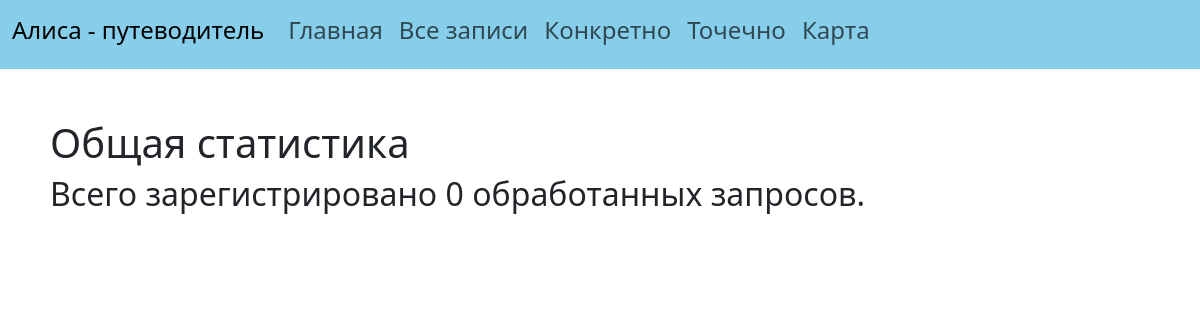
Page /general_statistics on the earlier database version.
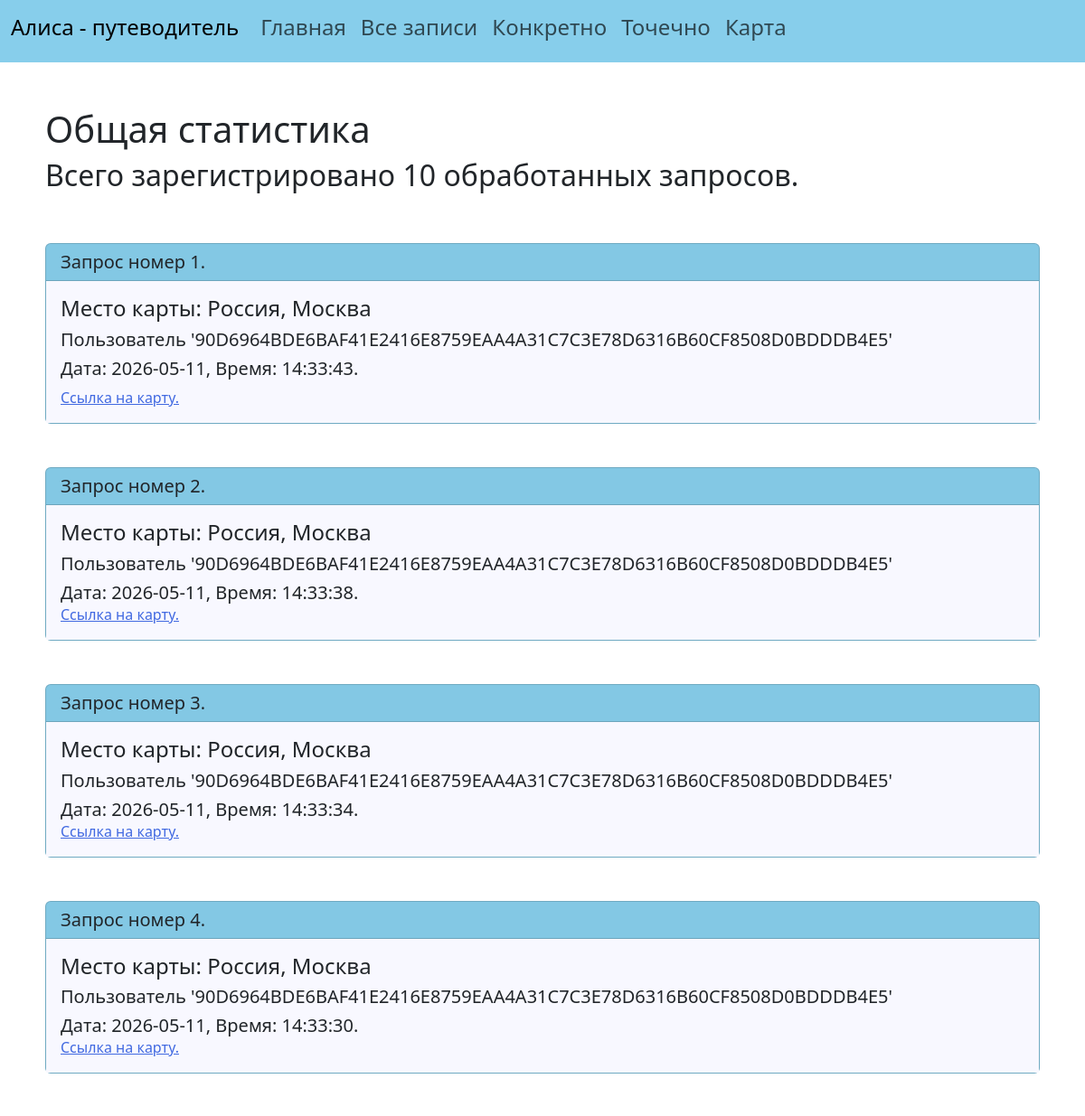
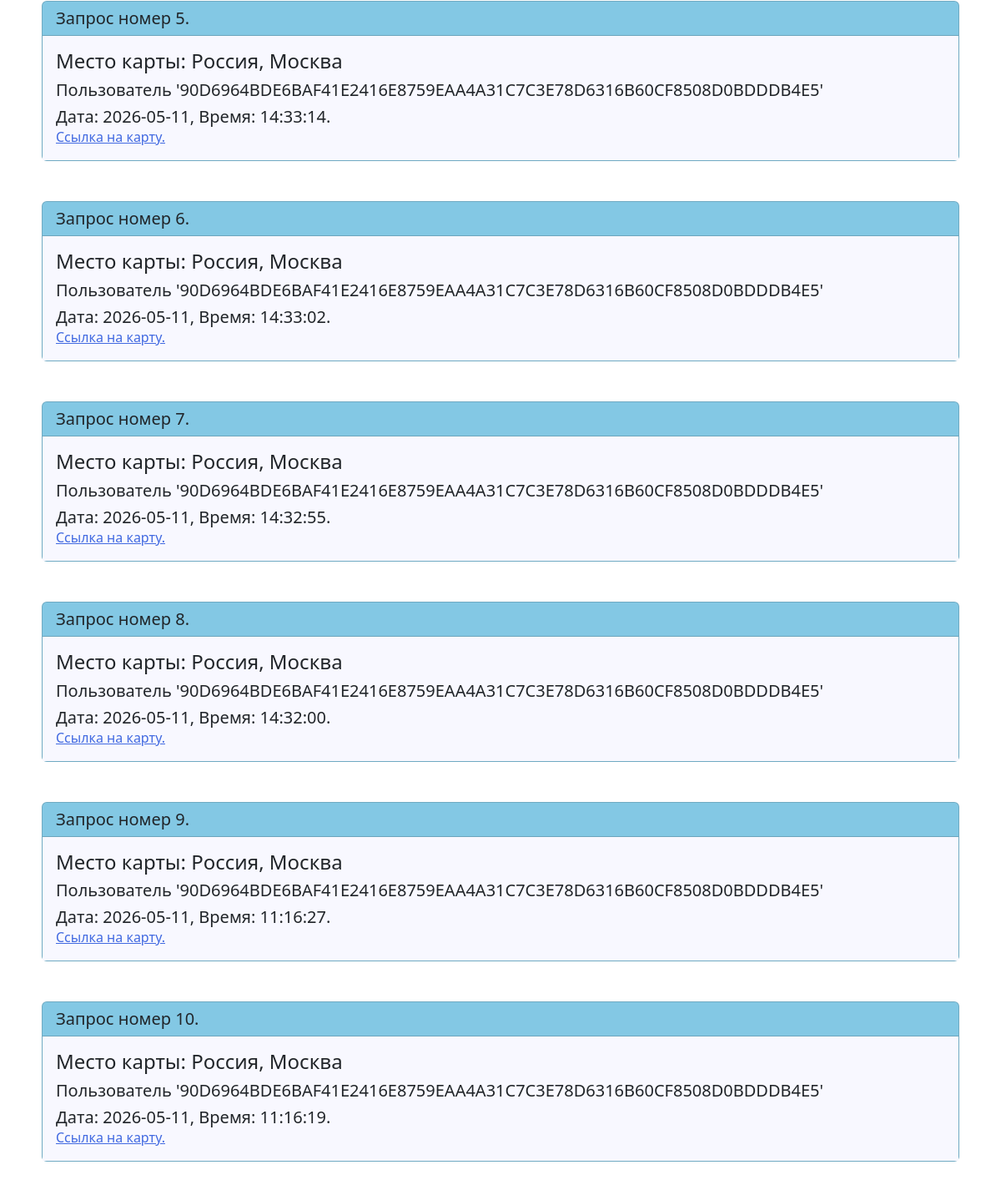
Same page on the later database version (2 pictures, top to bottom).
### data/statistics.py (models this page shows)
class Statistics(SqlAlchemyBase):
    __tablename__ = 'statistics'
    id = sqlalchemy.Column(sqlalchemy.Integer, primary_key=True, autoincrement=True)
    user_id = sqlalchemy.Column(sqlalchemy.String, nullable=True)
    url = sqlalchemy.Column(sqlalchemy.String, nullable=False)
    picture_id = sqlalchemy.Column(sqlalchemy.String, nullable=False)
    full_name_place = sqlalchemy.Column(sqlalchemy.String, nullable=False)
    created_date = sqlalchemy.Column(sqlalchemy.DateTime, default=datetime.datetime.now)

### main.py (the view)
@app.route('/general_statistics')
def general_statistics():
    db_sess = db_session.create_session()
    requests = db_sess.query(Statistics).all()
    transform_list = list(map(lambda x: [x.full_name_place, x.user_id,
                                         x.created_date.strftime("Дата: %Y-%m-%d, Время: %H:%M:%S"), x.url], requests))[
        ::-1]
    return render_template('general_statistics.html',
                           number=len(transform_list), requests=transform_list)

### data/db_session.py (called while the page is built)
def create_session() -> Session:
    global __factory
    return __factory()

### templates/general_statistics.html
{% extends "base.html" %}
{% set title = 'Общая Статистика' %}
{% block content %}
    <h1>Общая статистика</h1>
    <h2>Всего зарегистрировано {{number}} обработанных запросов.</h2>
    <br>
    <br>
    {% for line in requests %}
        <div class="card" style="background-color: skyblue">
            <h5 class="card-header">Запрос номер {{loop.index}}.</h5>
            <div class="card-body" style="background-color: ghostwhite">
                <h4 class="card-title">Место карты: {{line[0]}}</h4>
                <h5 class="card-text">Пользователь '{{line[1]}}'</h5>
                <h5 class="card-text">{{line[2]}}.</h5>
                <a target="_blank" href={{line[3]}} class="card-text">Ссылка на карту.<a/>
            </div>
        </div>
        <br>
        <br>
    {% endfor %}
{% endblock %}

### templates/base.html (shortened to what this page needs)
<!DOCTYPE html>
<html lang="rus">
    <head>
        <link href="https://cdn.jsdelivr.net/npm/bootstrap@5.3.3/dist/css/bootstrap.min.css" rel="stylesheet"
>
        <link rel="stylesheet" type="text/css" href="../static/css/style.css" />
        <nav class="navbar navbar-expand-lg">
            <div class="container-fluid">
                <div class="collapse navbar-collapse" id="navbarSupportedContent">
                    <a class="navbar-brand" href="/"><h4>Алиса - путеводитель</h4></a>
                    <ul class="navbar-nav me-auto mb-2 mb-lg-0">
                        <li class="nav-item">
                        <a class="nav-link" href="/"><h4>Главная</h4></a>
                        </li>
                        <li class="nav-item">
                        <a class="nav-link" href="/general_statistics"><h4>Все записи</h4></a>
                        </li>
                        <li class="nav-item">
                        <a class="nav-link" href="/user_statistics"><h4>Конкретно</h4></a>
                        </li>
                        <li class="nav-item">
                        <a class="nav-link" href="/statistics_of_users_and_places"><h4>Точечно</h4></a>
                        </li>
                        <li class="nav-item">
                        <a class="nav-link" href="/last_map"><h4>Карта</h4></a>
                        </li>
                    </ul>
                </div>
            </div>
        </nav>
    </head>
    <body>
        <div style="padding: 50px">
            {% block content %}{% endblock %}
        </div>
    </body>
</html>

### static/css/style.css (style rules this page uses)
nav { background-color: skyblue }
a { color: royalblue }

Differences in the rows shown:
added Statistics: full_name_place "Россия, Москва", user "90D6964BDE6BAF41E2416E8759EAA4A31C7C3E78D6316B60CF8508D0BDDDB4E5", line "Дата: 2026-05-11, Время: 14:33:43"
added Statistics: full_name_place "Россия, Москва", user "90D6964BDE6BAF41E2416E8759EAA4A31C7C3E78D6316B60CF8508D0BDDDB4E5", line "Дата: 2026-05-11, Время: 14:33:38"
added Statistics: full_name_place "Россия, Москва", user "90D6964BDE6BAF41E2416E8759EAA4A31C7C3E78D6316B60CF8508D0BDDDB4E5", line "Дата: 2026-05-11, Время: 14:33:34"
added Statistics: full_name_place "Россия, Москва", user "90D6964BDE6BAF41E2416E8759EAA4A31C7C3E78D6316B60CF8508D0BDDDB4E5", line "Дата: 2026-05-11, Время: 14:33:30"
added Statistics: full_name_place "Россия, Москва", user "90D6964BDE6BAF41E2416E8759EAA4A31C7C3E78D6316B60CF8508D0BDDDB4E5", line "Дата: 2026-05-11, Время: 14:33:14"
added Statistics: full_name_place "Россия, Москва", user "90D6964BDE6BAF41E2416E8759EAA4A31C7C3E78D6316B60CF8508D0BDDDB4E5", line "Дата: 2026-05-11, Время: 14:33:02"
added Statistics: full_name_place "Россия, Москва", user "90D6964BDE6BAF41E2416E8759EAA4A31C7C3E78D6316B60CF8508D0BDDDB4E5", line "Дата: 2026-05-11, Время: 14:32:55"
added Statistics: full_name_place "Россия, Москва", user "90D6964BDE6BAF41E2416E8759EAA4A31C7C3E78D6316B60CF8508D0BDDDB4E5", line "Дата: 2026-05-11, Время: 14:32:00"
added Statistics: full_name_place "Россия, Москва", user "90D6964BDE6BAF41E2416E8759EAA4A31C7C3E78D6316B60CF8508D0BDDDB4E5", line "Дата: 2026-05-11, Время: 11:16:27"
added Statistics: full_name_place "Россия, Москва", user "90D6964BDE6BAF41E2416E8759EAA4A31C7C3E78D6316B60CF8508D0BDDDB4E5", line "Дата: 2026-05-11, Время: 11:16:19"
Other differences:
{{ number }}: "0" → "10"
